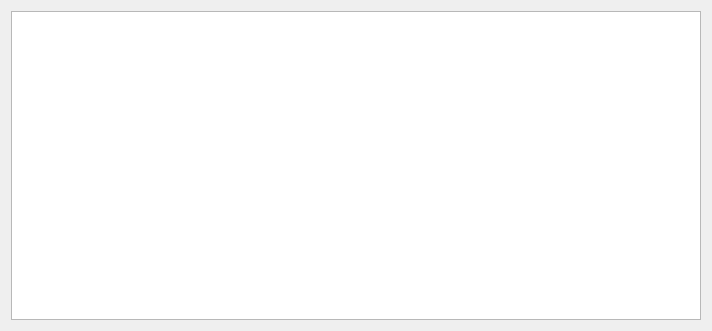
<?xml version="1.0" encoding="UTF-8"?>
<ui version="4.0">
 <class>FirmwareMetaData</class>
 <widget class="QWidget" name="FirmwareMetaData">
  <property name="geometry">
   <rect>
    <x>0</x>
    <y>0</y>
    <width>712</width>
    <height>331</height>
   </rect>
  </property>
  <property name="windowTitle">
   <string>Firmware Metadata</string>
  </property>
  <layout class="QVBoxLayout" name="verticalLayout">
   <item>
    <widget class="QTableWidget" name="tableWidget">
     <property name="editTriggers">
      <set>QAbstractItemView::NoEditTriggers</set>
     </property>
    </widget>
   </item>
  </layout>
 </widget>
 <resources/>
 <connections/>
</ui>
